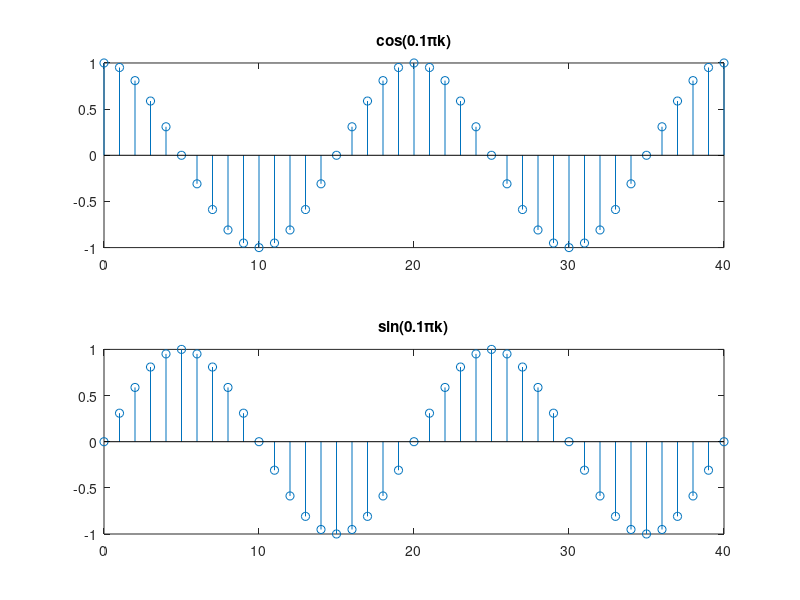

Recreate this plot in MATLAB.
k = 0:40;
subplot(2, 1, 1);
stem(k, cos(0.1*pi*k));
title('cos(0.1\pik)');

subplot(2, 1, 2);
stem(k, sin(0.1*pi*k));
title('sin(0.1\pik)');
